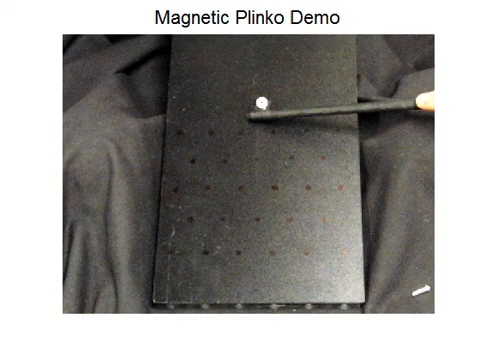
#> input picture frame 0 of analysis/irrationality_path_calibration/T360_SOURCE_GEORGIA_TECH_MAGNETIC_PLINKO_EXPERIMENT.mp4, 480 x 360 px
$ python t360_source_inspection.py
#> lines starting #> are read from the running program, lines starting #| are printed output that depends on the picture
"""Render a fixed contact sheet for the T360 public Plinko source video."""

from pathlib import Path

import cv2
import matplotlib.pyplot as plt


HERE = Path(__file__).resolve().parent
VIDEO = HERE / "T360_SOURCE_GEORGIA_TECH_MAGNETIC_PLINKO_EXPERIMENT.mp4"
OUT = HERE / "T360_SOURCE_CONTACT_SHEET.png"
BOARD_OUT = HERE / "T360_SOURCE_BOARD_FRAME0.png"


def main() -> None:
    cap = cv2.VideoCapture(str(VIDEO))
    if not cap.isOpened():
        raise RuntimeError(f"Could not open {VIDEO}")
    count = int(cap.get(cv2.CAP_PROP_FRAME_COUNT))
    fps = float(cap.get(cv2.CAP_PROP_FPS))
    indices = [round(i * (count - 1) / 14) for i in range(15)]

    fig, axes = plt.subplots(3, 5, figsize=(15, 8.5), constrained_layout=True)
    for ax, frame_index in zip(axes.flat, indices):
        cap.set(cv2.CAP_PROP_POS_FRAMES, frame_index)
        ok, frame = cap.read()
        if not ok:
            raise RuntimeError(f"Could not read frame {frame_index}")
        ax.imshow(cv2.cvtColor(frame, cv2.COLOR_BGR2RGB))
        ax.set_title(f"frame {frame_index} · {frame_index / fps:.2f} s", fontsize=9)
        ax.set_axis_off()
#> this loop made 15 passes
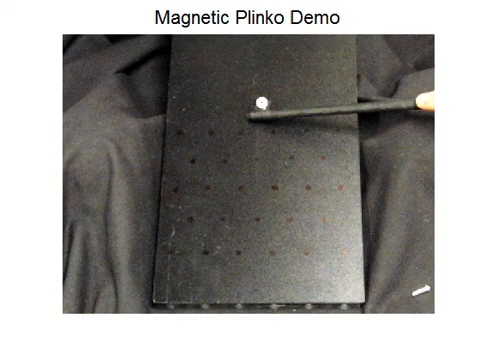
#> input picture frame 0 of analysis/irrationality_path_calibration/T360_SOURCE_GEORGIA_TECH_MAGNETIC_PLINKO_EXPERIMENT.mp4, 480 x 360 px
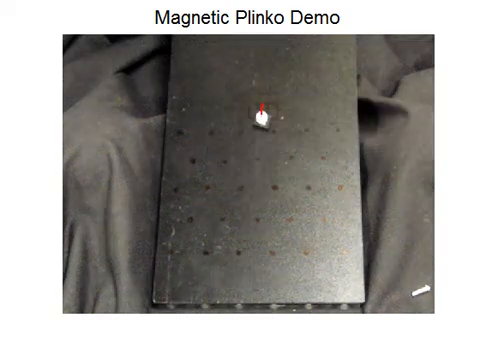
#> input picture frame 9 of analysis/irrationality_path_calibration/T360_SOURCE_GEORGIA_TECH_MAGNETIC_PLINKO_EXPERIMENT.mp4, 480 x 360 px
#> after the loop:
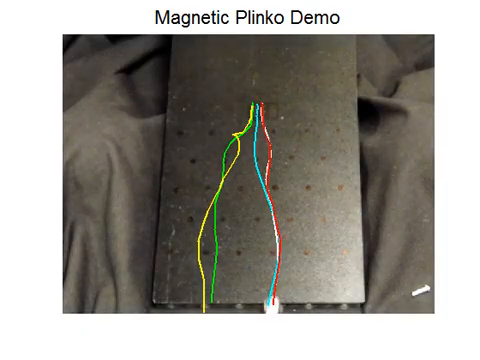
#> frame: shape (360, 480, 3); mean B, G, R 144.9, 151.6, 154.7
    cap.release()
    fig.suptitle(
        "T360 source inspection — Georgia Tech magnetic Plinko experiment",
        fontsize=15,
        fontweight="bold",
    )
    fig.savefig(OUT, dpi=170, facecolor="white")
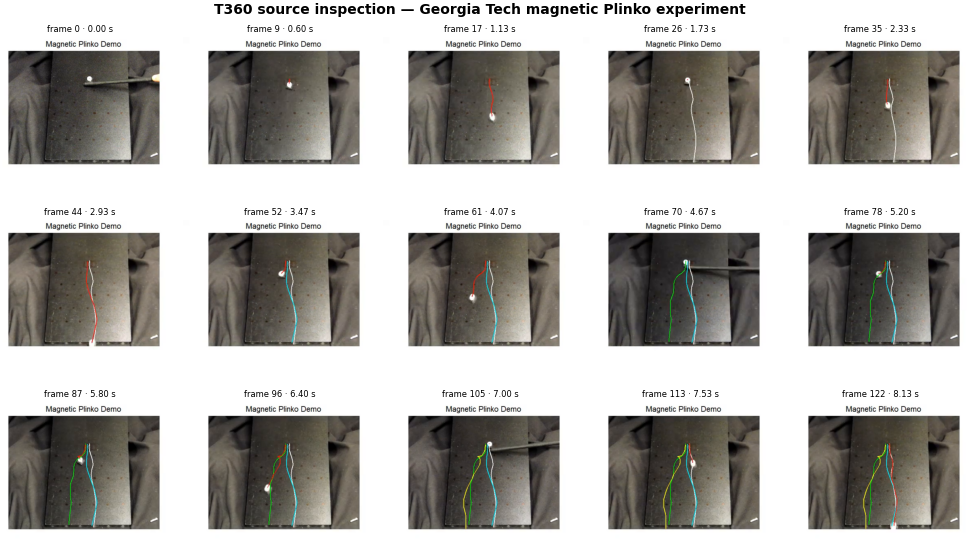
#> figure drawn by matplotlib, 15 panels
    plt.close(fig)

    cap = cv2.VideoCapture(str(VIDEO))
    ok, first = cap.read()
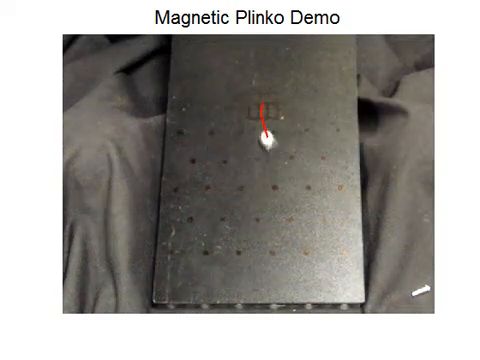
#> input picture frame 12 of analysis/irrationality_path_calibration/T360_SOURCE_GEORGIA_TECH_MAGNETIC_PLINKO_EXPERIMENT.mp4, 480 x 360 px
#> first is the input picture: shape (360, 480, 3); mean B, G, R 152, 156, 158.4
    cap.release()
    if not ok:
        raise RuntimeError("Could not read source frame 0")
    board = first[88:342, 120:316]
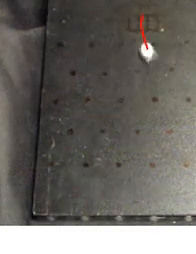
#> board: shape (254, 196, 3); mean B, G, R 98.6, 103.8, 107.2
    board = cv2.resize(board, None, fx=3, fy=3, interpolation=cv2.INTER_CUBIC)
#> board: shape (762, 588, 3)
    cv2.imwrite(str(BOARD_OUT), board)


if __name__ == "__main__":
    main()

$ run again, starting later in the video
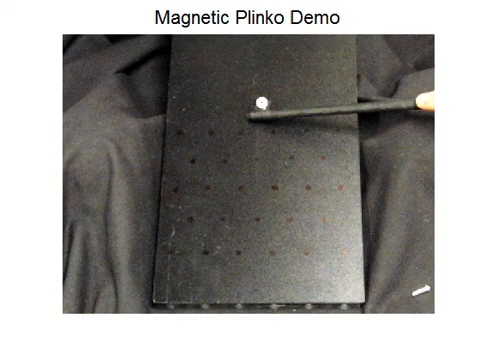
#> input picture frame 0 of analysis/irrationality_path_calibration/T360_SOURCE_GEORGIA_TECH_MAGNETIC_PLINKO_EXPERIMENT.mp4, 480 x 360 px
#> the loop in main, `for ax, frame_index in zip(axes.flat, indices):` made 15 passes
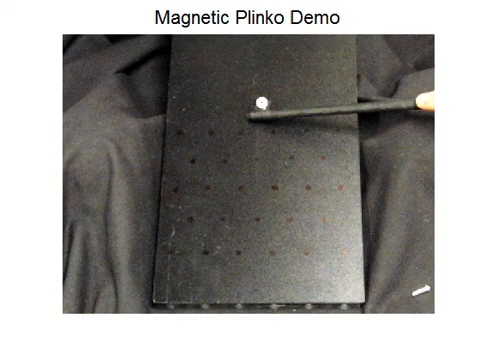
#> input picture frame 0 of analysis/irrationality_path_calibration/T360_SOURCE_GEORGIA_TECH_MAGNETIC_PLINKO_EXPERIMENT.mp4, 480 x 360 px
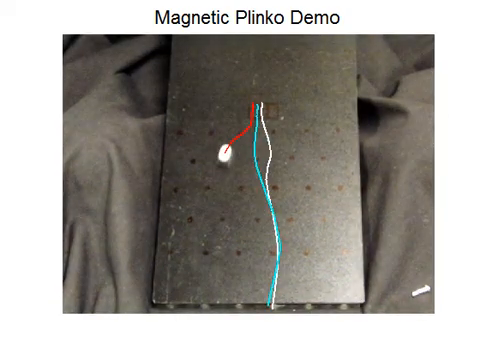
#> input picture frame 55 of analysis/irrationality_path_calibration/T360_SOURCE_GEORGIA_TECH_MAGNETIC_PLINKO_EXPERIMENT.mp4, 480 x 360 px
#> in main, first is the input picture: shape (360, 480, 3); mean B, G, R 151, 156.4, 159.7
#> in main, `board = cv2.resize(board, None, fx=3, fy=3, interpolation=cv2.INTER_CU..`:
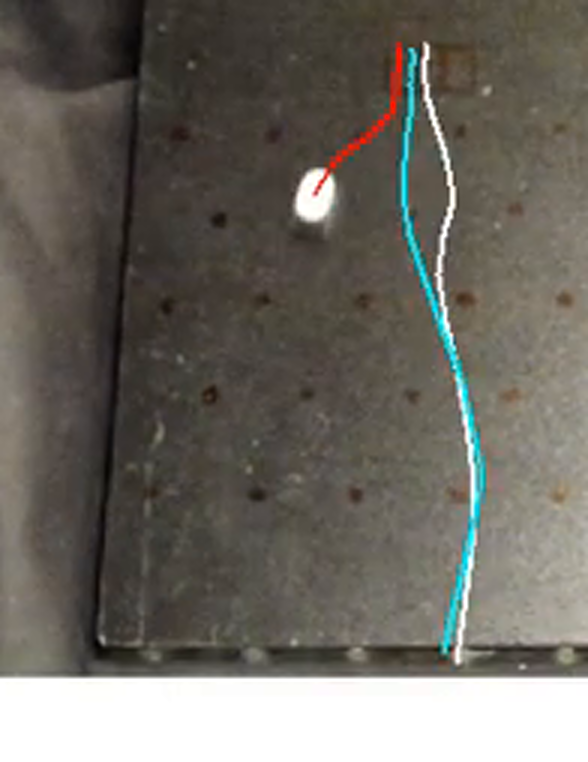
#> board: shape (762, 588, 3); mean B, G, R 98.5, 105.9, 109.6

$ run again, starting later in the video
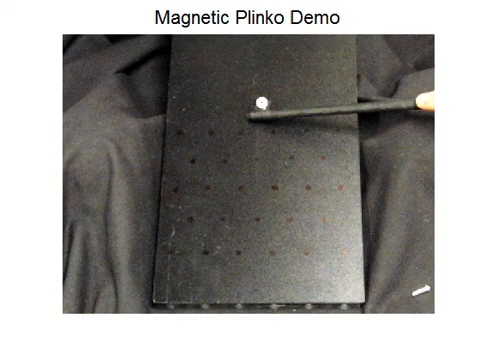
#> input picture frame 0 of analysis/irrationality_path_calibration/T360_SOURCE_GEORGIA_TECH_MAGNETIC_PLINKO_EXPERIMENT.mp4, 480 x 360 px
#> the loop in main, `for ax, frame_index in zip(axes.flat, indices):` made 15 passes
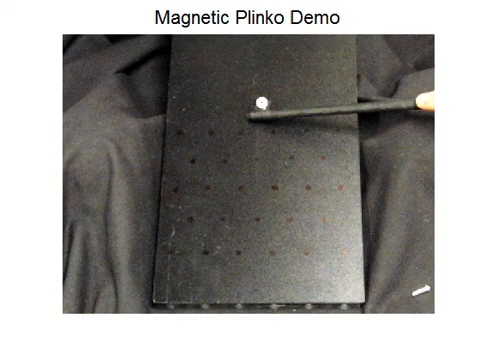
#> input picture frame 0 of analysis/irrationality_path_calibration/T360_SOURCE_GEORGIA_TECH_MAGNETIC_PLINKO_EXPERIMENT.mp4, 480 x 360 px
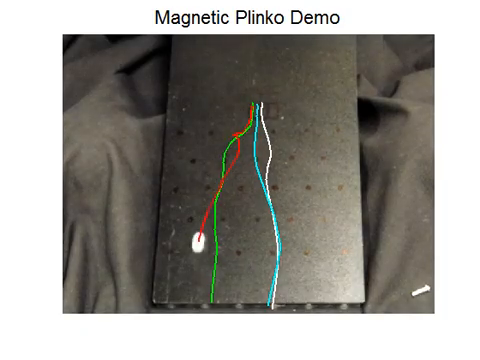
#> input picture frame 98 of analysis/irrationality_path_calibration/T360_SOURCE_GEORGIA_TECH_MAGNETIC_PLINKO_EXPERIMENT.mp4, 480 x 360 px
#> in main, first is the input picture: shape (360, 480, 3); mean B, G, R 145.7, 151.2, 153.6
#> in main, `board = cv2.resize(board, None, fx=3, fy=3, interpolation=cv2.INTER_CU..`:
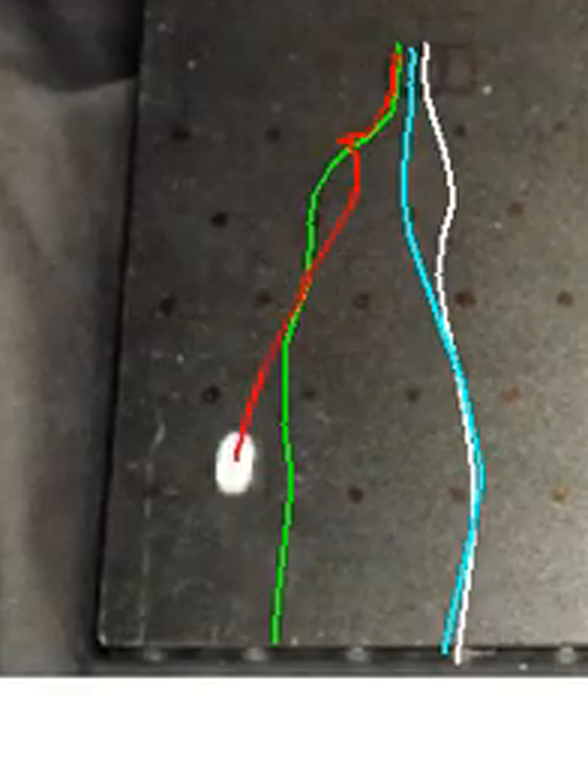
#> board: shape (762, 588, 3); mean B, G, R 90.7, 98.8, 100.5
